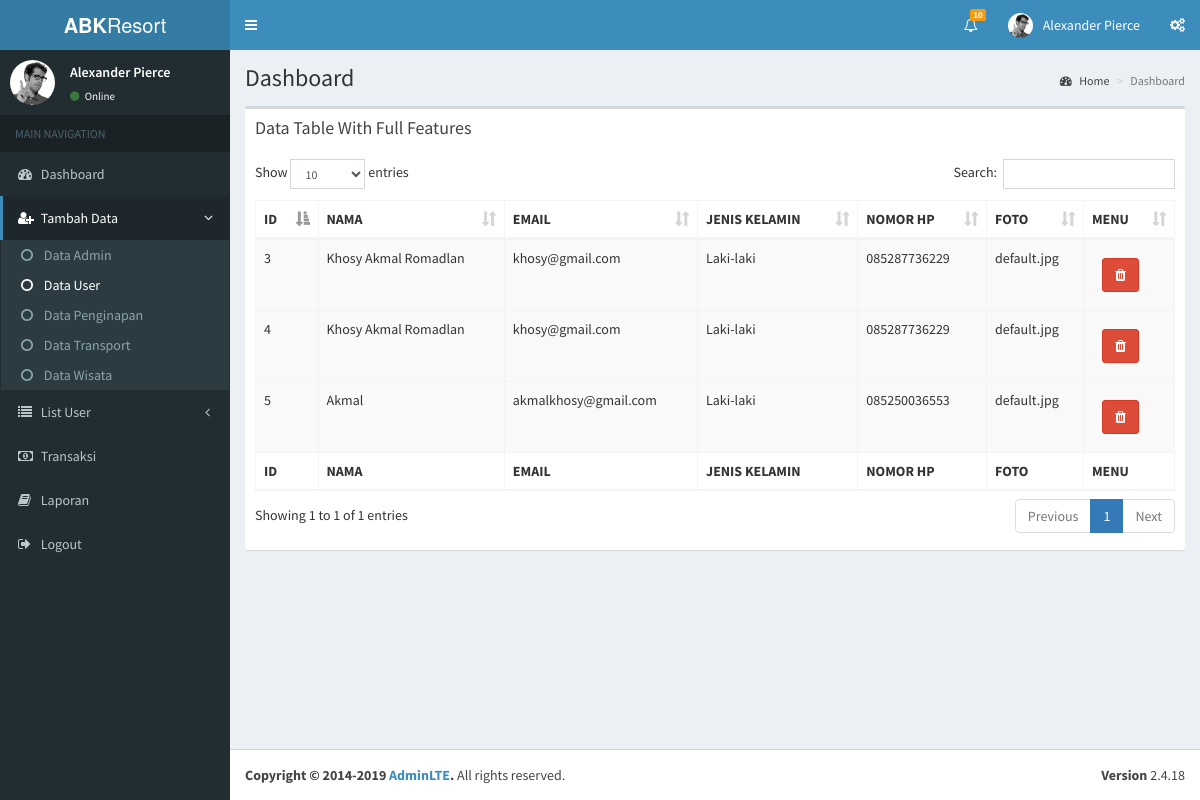
The app's page /index.php/superadmin/tambah_user, older data.
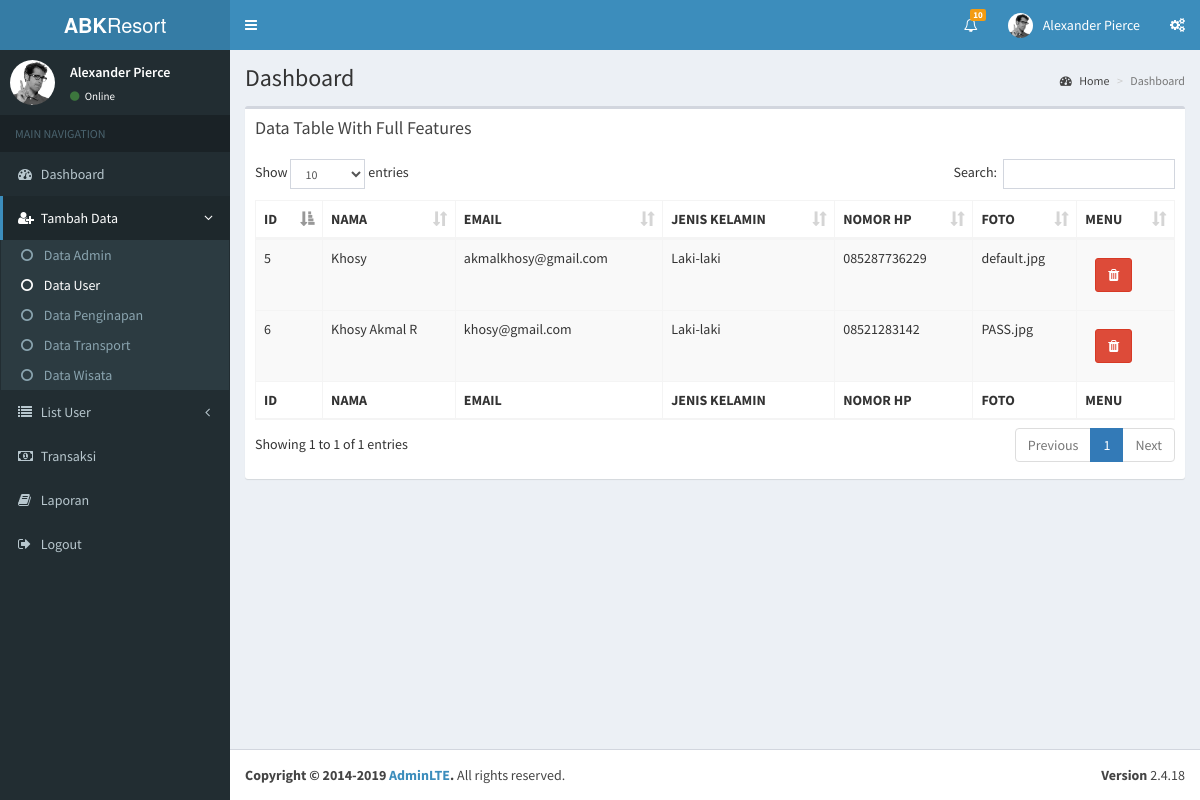
The same page, newer data.
### tables this page shows
CREATE TABLE `user` (
  `id_user` int(11) NOT NULL,
  `nama_lengkap` varchar(50) NOT NULL,
  `password` varchar(50) NOT NULL,
  `email` varchar(50) NOT NULL,
  `jenis_kelamin` enum('Laki-laki','Perempuan') NOT NULL,
  `nomor_hp` varchar(50) NOT NULL,
  `foto` varchar(255) NOT NULL DEFAULT 'default.jpg'
);

### application/controllers/Superadmin.php (called while the page is built, shortened)
<?php
class Superadmin extends CI_Controller{
    public function __construct(){
		$this->load->helper(array('form', 'url'));
		$this->load->library('form_validation');
		$this->load->model("Model_user");
    }
    public function tambah_user(){
        $data["user"] = $this->Model_user->getAll();
        $this->load->view('template_admin/header');
		$this->load->view('superadmin/sidebar');
		$this->load->view('superadmin/tambahuser', $data);
		$this->load->view('template_admin/footer');
    }
}

### index.php (called while the page is built, shortened)
<?php
require_once BASEPATH.'core/CodeIgniter.php';

### application/models/Model_user.php (called while the page is built, shortened)
<?php defined('BASEPATH') or exit('No direct script access allowed');
class Model_user extends CI_Model{
private $_table = "user";
    public function getAll()
    {
        return $this->db->get($this->_table)->result();
    }
}

### application/views/superadmin/tambahuser.php (the view)
<section class="content">
      <div class="row">
        <div class="col-xs-12">
          <div class="box">
            <div class="box-header">
              <h3 class="box-title">Data Table With Full Features</h3>
            </div>
            <div class="box-body">
              <table id="example1" class="table table-hover table-bordered table-striped">
                <thead>
                <tr>
                  <th>ID</th>
                  <th>NAMA</th>
                  <th>EMAIL</th>
                  <th>JENIS KELAMIN</th>
                  <th>NOMOR HP</th>
                  <th>FOTO</th>
                  <th>MENU</th>
                </tr>
                </thead>
                    <?php foreach ($user as $usr):?>
                <tbody>
                    <td><p><?=  $usr->id_user?></p></td>
                    <td><p><?=  $usr->nama_lengkap?></p></td>
                    <td><p><?=  $usr->email?></p></td>
                    <td><p><?=  $usr->jenis_kelamin?></p></td>
                    <td><p><?=  $usr->nomor_hp?></p></td>
                    <td><p><?=  $usr->foto?></p></td>
                    <td>
                        <?php  echo anchor('Superadmin/userDelete/'.$usr->id_user, '<button class="btn btn-danger margin" type="button"><span class="fa fa-trash"></span> </button>'); ?>
                    </td>
                </tbody>
                <?php endforeach ?>
                <tfoot>
                <tr>
                  <th>ID</th>
                  <th>NAMA</th>
                  <th>EMAIL</th>
                  <th>JENIS KELAMIN</th>
                  <th>NOMOR HP</th>
                  <th>FOTO</th>
                  <th>MENU</th>
                </tr>
                </tfoot>
              </table>
            </div>
          </div>
        </div>
      </div>
    </section>
</div>

### application/views/template_admin/header.php (shortened to what this page needs)
<!DOCTYPE html>
<html>
<head>
    <link rel="stylesheet" href="<?= base_url('assets_admin/') ?>bower_components/bootstrap/dist/css/bootstrap.min.css">
    <link rel="stylesheet" href="<?= base_url('assets_admin/') ?>bower_components/font-awesome/css/font-awesome.min.css">
    <link rel="stylesheet" href="<?= base_url('assets_admin/') ?>bower_components/Ionicons/css/ionicons.min.css">
    <link rel="stylesheet" href="<?= base_url('assets_admin/') ?>bower_components/datatables.net-bs/css/dataTables.bootstrap.min.css">
    <link rel="stylesheet" href="<?= base_url('assets_admin/') ?>bower_components/jvectormap/jquery-jvectormap.css">
    <link rel="stylesheet" href="<?= base_url('assets_admin/') ?>dist/css/AdminLTE.min.css">
    <link rel="stylesheet" href="<?= base_url('assets_admin/') ?>dist/css/skins/_all-skins.min.css">
</head>

### application/views/superadmin/sidebar.php (shortened to what this page needs)
<body class="hold-transition skin-blue sidebar-mini">
  <div class="wrapper">
    <header class="main-header">
      <a href="<?= base_url('Superadmin') ?>" class="logo">
        <span class="logo-lg"><b>ABK</b>Resort</span>
      </a>
      <nav class="navbar navbar-static-top">
        <a href="#" class="sidebar-toggle" data-toggle="push-menu" role="button">
        </a>
        <div class="navbar-custom-menu">
          <ul class="nav navbar-nav">
            <li class="dropdown notifications-menu">
              <a href="#" class="dropdown-toggle" data-toggle="dropdown">
                <i class="fa fa-bell-o"></i>
                <span class="label label-warning">10</span>
              </a>
            </li>
            <li class="dropdown user user-menu">
              <a href="#" class="dropdown-toggle" data-toggle="dropdown">
                <img src="<?= base_url('assets_admin/') ?>dist/img/user2-160x160.jpg" class="user-image" alt="User Image">
                <span class="hidden-xs">Alexander Pierce</span>
              </a>
            </li>
            <li>
              <a href="#" data-toggle="control-sidebar"><i class="fa fa-gears"></i></a>
            </li>
          </ul>
        </div>
      </nav>
    </header>
    <aside class="main-sidebar">
      <section class="sidebar">
        <div class="user-panel">
          <div class="pull-left image">
            <img src="<?= base_url('assets_admin/') ?>dist/img/user2-160x160.jpg" class="img-circle" alt="User Image">
          </div>
          <div class="pull-left info">
            <p>Alexander Pierce</p>
            <a href="#"><i class="fa fa-circle text-success"></i> Online</a>
          </div>
        </div>
        <ul class="sidebar-menu" data-widget="tree">
          <li class="header">MAIN NAVIGATION</li>
          <li><a href="<?= base_url('Superadmin') ?>"><i class="fa fa-dashboard"></i> <span>Dashboard</span></a></li>
          <?php if (($this->uri->segment(2) == "tambah_admin") ||
                    ($this->uri->segment(2) == "tambah_user") ||
                    ($this->uri->segment(2) == "tambah_penginapan") ||
                    ($this->uri->segment(2) == "tambah_transportasi") ||
                    ($this->uri->segment(2) == "tambah_wisata")) : ?>
            <li class="active treeview menu-open">
              <a href="#">
                <i class="fa fa-user-plus"></i>
                <span>Tambah Data</span>
                <span class="pull-right-container">
                  <i class="fa fa-angle-left pull-right"></i>
                </span>
              </a>
              <ul class="treeview-menu">
                <?php if ($this->uri->segment(2) == "tambah_admin") : ?>
                  <li class="active"><a href="<?= base_url('Superadmin/tambah_admin') ?>"><i class="fa fa-circle-o"></i> Data Admin</a></li>
                  <li ><a href="<?= base_url('Superadmin/tambah_user') ?>"><i class="fa fa-circle-o"></i> Data User</a></li>
                  <li ><a href="<?= base_url('Admin/tambah_penginapan') ?>"><i class="fa fa-circle-o"></i> Data Penginapan</a></li>
                  <li ><a href="<?= base_url('Superadmin/tambah_transportasi') ?>"><i class="fa fa-circle-o"></i> Data Transport</a></li>
                  <li ><a href="<?= base_url('Superadmin/tambah_wisata') ?>"><i class="fa fa-circle-o"></i> Data Wisata</a></li>
                  <?php elseif ($this->uri->segment(2) == "tambah_user") : ?>
                  <li><a href="<?= base_url('Superadmin/tambah_admin') ?>"><i class="fa fa-circle-o"></i> Data Admin</a></li>
                  <li class="active"><a href="<?= base_url('Superadmin/tambah_user') ?>"><i class="fa fa-circle-o"></i> Data User</a></li>
                  <li><a href="<?= base_url('Admin/tambah_penginapan') ?>"><i class="fa fa-circle-o"></i> Data Penginapan</a></li>
                  <li><a href="<?= base_url('Superadmin/tambah_transportasi') ?>"><i class="fa fa-circle-o"></i> Data Transport</a></li>
                  <li><a href="<?= base_url('Superadmin/tambah_wisata') ?>"><i class="fa fa-circle-o"></i> Data Wisata</a></li>
                <?php endif; ?>
              </ul>
            </li>
          <?php endif; ?>
          <li class="treeview">
            <a href="#">
              <i class="fa fa-list"></i> <span>List User</span>
              <span class="pull-right-container">
                <i class="fa fa-angle-left pull-right"></i>
              </span>
            </a>
          </li>
          <li><a href="<?= base_url('Admin/transaksi') ?>"><i class="fa fa-money"></i> <span>Transaksi</span></a></li>
          <li><a href="<?= base_url('Admin/laporan') ?>"><i class="fa fa-book"></i> <span>Laporan</span></a></li>
          <li><a href="<?= base_url('Admin/loginadmin') ?>"><i class="fa fa-sign-out"></i> <span>Logout</span></a></li>
        </ul>
      </section>
    </aside>
    <div class="content-wrapper">
      <section class="content-header">
        <h1>
          Dashboard
        </h1>
        <ol class="breadcrumb">
          <li><a href="#"><i class="fa fa-dashboard"></i> Home</a></li>
          <?php
          if ($this->uri->segment(2) == "tambah_penginapan") : ?>
            <li class="active">Tambah Admin</li>
          <?php elseif ($this->uri->segment(2) == "tambah_penginapan") : ?>
            <li class="active">Tambah Penginapan</li>
          <?php elseif ($this->uri->segment(2) == "tambah_transportasi") : ?>
            <li class="active">Tambah Transport</li>
          <?php elseif ($this->uri->segment(2) == "tambah_wisata") : ?>
            <li class="active">Tambah Wisata</li>
          <?php elseif ($this->uri->segment(2) == "transaksi") : ?>
            <li class="active">Transaksi</li>
          <?php elseif ($this->uri->segment(2) == "laporan") : ?>
            <li class="active">Laporan</li>
          <?php else : ?>
            <li class="active">Dashboard</li>
          <?php endif;
          ?>
        </ol>
      </section>

### application/views/template_admin/footer.php (shortened to what this page needs)
<footer class="main-footer">
    <div class="pull-right hidden-xs">
        <b>Version</b> 2.4.18
    </div>
    <strong>Copyright &copy; 2014-2019 <a href="https://adminlte.io">AdminLTE</a>.</strong> All rights
    reserved.
</footer>
</div>
</body>
</html>

Row changes from the older to the newer data that the page shows:
removed user: id_user "3", nama_lengkap "Khosy Akmal Romadlan", email "khosy@gmail.com", jenis_kelamin "Laki-laki", nomor_hp "085287736229", foto "default.jpg"
removed user: id_user "4", nama_lengkap "Khosy Akmal Romadlan", email "khosy@gmail.com", jenis_kelamin "Laki-laki", nomor_hp "085287736229", foto "default.jpg"
changed user "akmalkhosy@gmail.com": nama_lengkap "Akmal" → "Khosy"; nomor_hp "085250036553" → "085287736229"
added user: id_user "6", nama_lengkap "Khosy Akmal R", email "khosy@gmail.com", jenis_kelamin "Laki-laki", nomor_hp "08521283142", foto "PASS.jpg"
